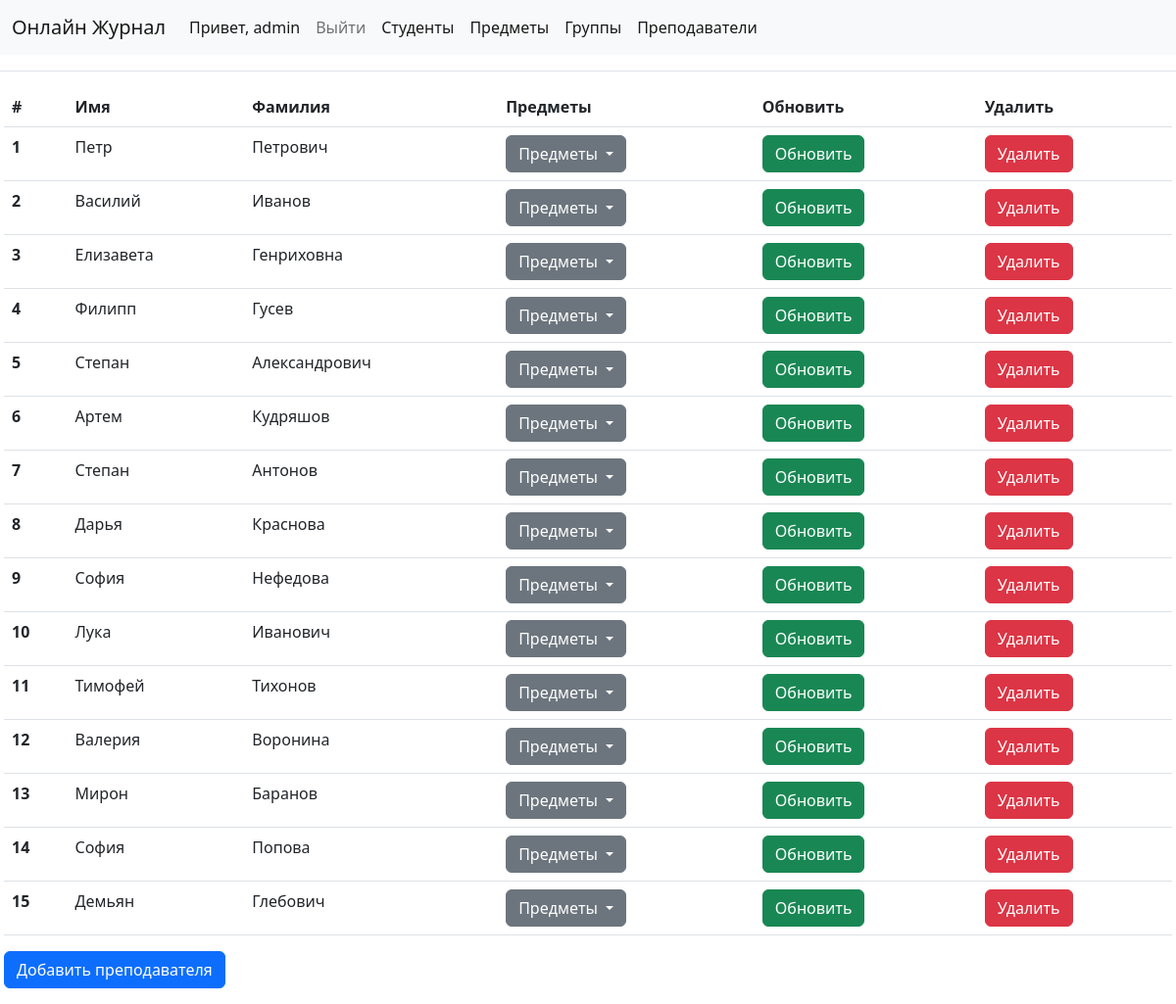
/teachers/ (signed in), run on the app's committed database.
### gradebook/models.py (models this page shows, shortened)
class Teacher(models.Model):
   first_name = models.CharField(max_length=30)
   last_name = models.CharField(max_length=30)

### gradebook/views.py (the view)
# urls.py: path('teachers/', views.TeacherView.as_view(), name="teachers"),
class TeacherView(ListView):
    model = Teacher
    template_name = 'teacher_list.html'

### gradebook/models.py (called while the page is built)
    def __str__(self) -> str:
        return self.name

### templates/teacher_list.html (shortened to what this page needs)
{% extends 'base.html' %}
{% block content %}
    <div class="group-content" style="
    position: relative;
    padding: 1rem;
    margin: 1rem -0.75rem 0;
    border: solid #dee2e6;
    border-width: 1px 0 0;">
        <table class="table">
            <thead>
                <tr>
                <th scope="col">#</th>
                <th scope="col">Имя</th>
                <th scope="col">Фамилия</th>
                <th scope="col">Предметы</th>
                <th scope="col">Обновить</th>
                <th scope="col">Удалить</th>
                </tr>
            </thead>
            <tbody>
                {% for teacher in object_list %}
                    <tr>
                        <th scope="row">{{ forloop.counter }}</th>
                        <td>{{teacher.first_name}}</td>
                        <td>{{teacher.last_name}}</td>
                        <td>
                            <div class="dropdown">
                                <button class="btn btn-secondary dropdown-toggle" type="button" data-bs-toggle="dropdown" aria-expanded="false">
                                  Предметы
                                </button>
                            </div>
                        </td>
                        <td><a class="btn btn-success" href="{% url 'update_teacher' teacher.id %}">Обновить</a></td>
                        <td><a class="btn btn-danger" href="{% url 'delete_teacher' teacher.id %}">Удалить</a></td>
                    </tr>
                {% endfor %}
            </tbody>
        </table>
        <a class="btn btn-primary" href="{% url 'add_teacher' %}">Добавить преподавателя</a>
    </div>
{% endblock content %}

### templates/base.html (shortened to what this page needs)
<!DOCTYPE html>
<html lang="en">
<link href="https://cdn.jsdelivr.net/npm/bootstrap@5.2.2/dist/css/bootstrap.min.css" rel="stylesheet">
<link href="https://getbootstrap.com/docs/5.2/assets/css/docs.css" rel="stylesheet">
<body>
    <nav class="navbar navbar-expand-lg navbar-light bg-light">
        <div class="container-fluid">
          <a class="navbar-brand" href="{% url 'index' %}">Онлайн Журнал</a>
          <div class="collapse navbar-collapse" id="navbarNav">
            <ul class="navbar-nav">
            {% if user.is_authenticated%}
            <li class="nav-item">
                <a class="nav-link active">Привет, {{user.username}}</a>
                </li>
                <li class="nav-item">
                <a class="nav-link" href="{% url 'logout' %}">Выйти</a>
                </li>
                {% endif %}
              <li class="nav-item">
                <a class="nav-link active" aria-current="page" href="{% url 'index' %}">Студенты</a>
              </li>
              <li class="nav-item">
                <a class="nav-link active" href="{% url 'subjects' %}">Предметы</a>
              </li>
              <li class="nav-item">
                <a class="nav-link active" href="{% url 'groups' %}">Группы</a>
              </li>
              <li class="nav-item">
                <a class="nav-link active" href="{% url 'teachers' %}">Преподаватели</a>
              </li>
            </ul>
          </div>
        </div>
      </nav>
    {% block content %}
    {% endblock content%}
</body>
</html>

### data on the page
Teacher: first_name "Петр", last_name "Петрович"
Teacher: first_name "Василий", last_name "Иванов"
Teacher: first_name "Елизавета", last_name "Генриховна"
Teacher: first_name "Филипп", last_name "Гусев"
Teacher: first_name "Степан", last_name "Александрович"
Teacher: first_name "Артем", last_name "Кудряшов"
Teacher: first_name "Степан", last_name "Антонов"
Teacher: first_name "Дарья", last_name "Краснова"
Teacher: first_name "София", last_name "Нефедова"
Teacher: first_name "Лука", last_name "Иванович"
Teacher: first_name "Тимофей", last_name "Тихонов"
Teacher: first_name "Валерия", last_name "Воронина"
Teacher: first_name "Мирон", last_name "Баранов"
Teacher: first_name "София", last_name "Попова"
Teacher: first_name "Демьян", last_name "Глебович"

### other printed values
{{ user.username }} "admin"
